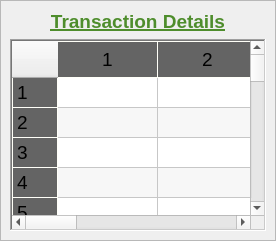
         <widget class="QWidget" name="transaction_detail_page">
          <layout class="QGridLayout" name="gridLayout_19">
           <property name="leftMargin">
            <number>0</number>
           </property>
           <property name="topMargin">
            <number>0</number>
           </property>
           <property name="rightMargin">
            <number>0</number>
           </property>
           <property name="bottomMargin">
            <number>0</number>
           </property>
           <property name="spacing">
            <number>0</number>
           </property>
           <item row="0" column="0">
            <widget class="QFrame" name="frame_6">
             <property name="frameShape">
              <enum>QFrame::StyledPanel</enum>
             </property>
             <property name="frameShadow">
              <enum>QFrame::Raised</enum>
             </property>
             <layout class="QGridLayout" name="gridLayout_18">
              <item row="1" column="0" colspan="2">
               <widget class="QTableWidget" name="tableWidget_2">
                <property name="enabled">
                 <bool>true</bool>
                </property>
                <property name="styleSheet">
                 <string notr="true">QHeaderView::section {
    background-color: #646464;
    padding: 4px;
    font-size: 14pt;
    border-style: none;
    border-bottom: 1px solid #fffff8;
    border-right: 1px solid #fffff8;
}

QHeaderView::section:horizontal
{
    border-top: 1px solid #fffff8;
}

QHeaderView::section:vertical
{
    border-left: 1px solid #fffff8;
}</string>
                </property>
                <property name="frameShape">
                 <enum>QFrame::WinPanel</enum>
                </property>
                <property name="frameShadow">
                 <enum>QFrame::Sunken</enum>
                </property>
                <property name="horizontalScrollBarPolicy">
                 <enum>Qt::ScrollBarAsNeeded</enum>
                </property>
                <property name="autoScrollMargin">
                 <number>17</number>
                </property>
                <property name="alternatingRowColors">
                 <bool>true</bool>
                </property>
                <property name="horizontalScrollMode">
                 <enum>QAbstractItemView::ScrollPerPixel</enum>
                </property>
                <property name="gridStyle">
                 <enum>Qt::SolidLine</enum>
                </property>
                <property name="sortingEnabled">
                 <bool>true</bool>
                </property>
                <property name="rowCount">
                 <number>100</number>
                </property>
                <property name="columnCount">
                 <number>8</number>
                </property>
                <attribute name="horizontalHeaderCascadingSectionResizes">
                 <bool>true</bool>
                </attribute>
                <attribute name="verticalHeaderCascadingSectionResizes">
                 <bool>true</bool>
                </attribute>
                <row/>
                <row/>
                <row/>
                <row/>
                <row/>
                <row/>
                <row/>
                <row/>
                <row/>
                <row/>
                <row/>
                <row/>
                <row/>
                <row/>
                <row/>
                <row/>
                <row/>
                <row/>
                <row/>
                <row/>
                <row/>
                <row/>
                <row/>
                <row/>
                <row/>
                <row/>
                <row/>
                <row/>
                <row/>
                <row/>
                <row/>
                <row/>
                <row/>
                <row/>
                <row/>
                <row/>
                <row/>
                <row/>
                <row/>
                <row/>
                <row/>
                <row/>
                <row/>
                <row/>
                <row/>
                <row/>
                <row/>
                <row/>
                <row/>
                <row/>
                <row/>
                <row/>
                <row/>
                <row/>
                <row/>
                <row/>
                <row/>
                <row/>
                <row/>
                <row/>
                <row/>
                <row/>
                <row/>
                <row/>
                <row/>
                <row/>
                <row/>
                <row/>
                <row/>
                <row/>
                <row/>
                <row/>
                <row/>
                <row/>
                <row/>
                <row/>
                <row/>
                <row/>
                <row/>
                <row/>
                <row/>
                <row/>
                <row/>
                <row/>
                <row/>
                <row/>
                <row/>
                <row/>
                <row/>
                <row/>
                <row/>
                <row/>
                <row/>
                <row/>
                <row/>
                <row/>
                <row/>
                <row/>
                <row/>
                <row/>
                <column/>
                <column/>
                <column/>
                <column/>
                <column/>
                <column/>
                <column/>
                <column/>
               </widget>
              </item>
              <item row="0" column="0" colspan="2">
               <widget class="QLabel" name="label_5">
                <property name="text">
                 <string>&lt;html&gt;&lt;head/&gt;&lt;body&gt;&lt;p align=&quot;center&quot;&gt;&lt;span style=&quot; font-size:14pt; font-weight:600; text-decoration: underline; color:#4e8d2c;&quot;&gt;Transaction Details&lt;/span&gt;&lt;/p&gt;&lt;/body&gt;&lt;/html&gt;</string>
                </property>
               </widget>
              </item>
             </layout>
            </widget>
           </item>
          </layout>
         </widget>
